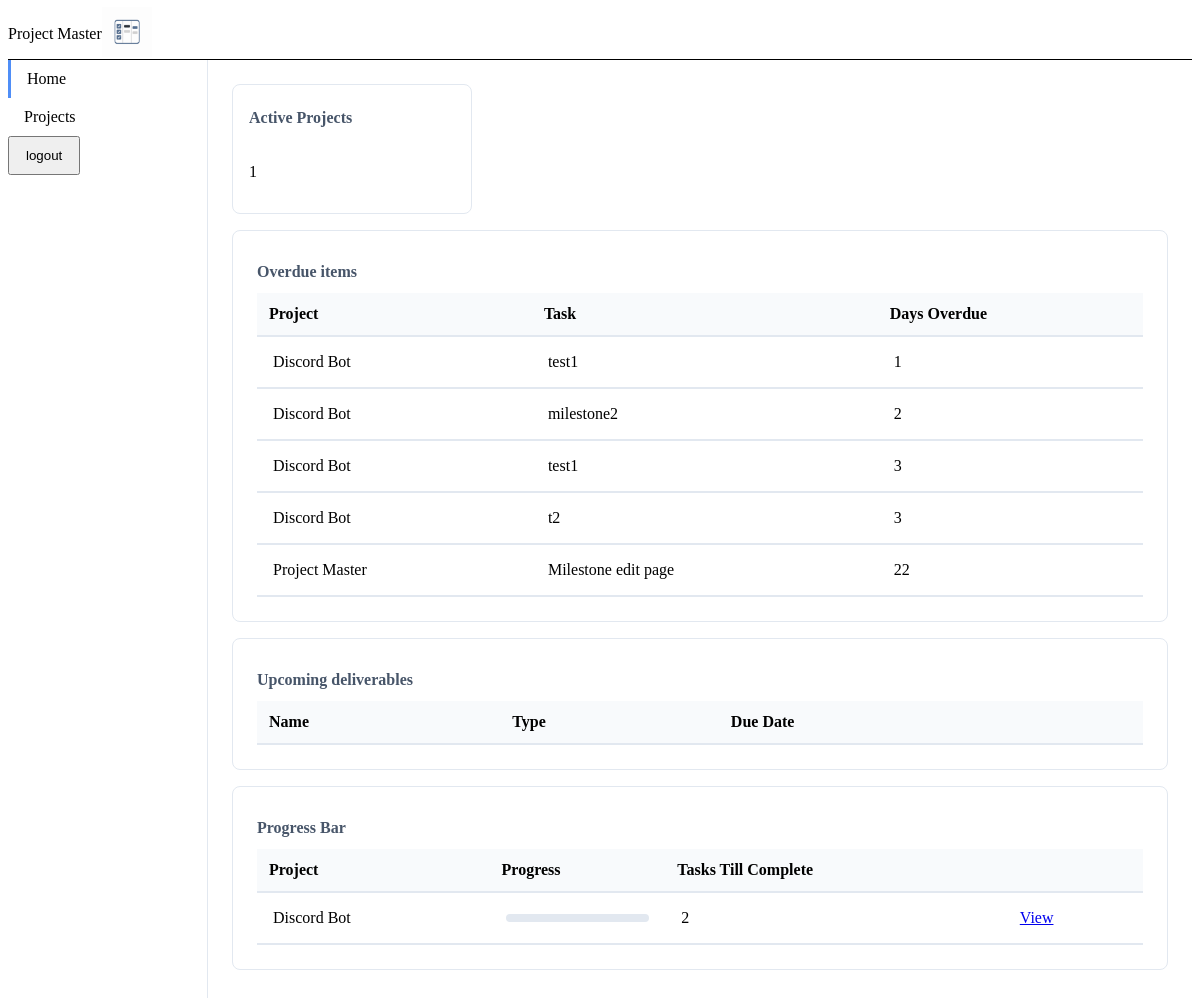
Page /dashboard (signed in) on the earlier database version.
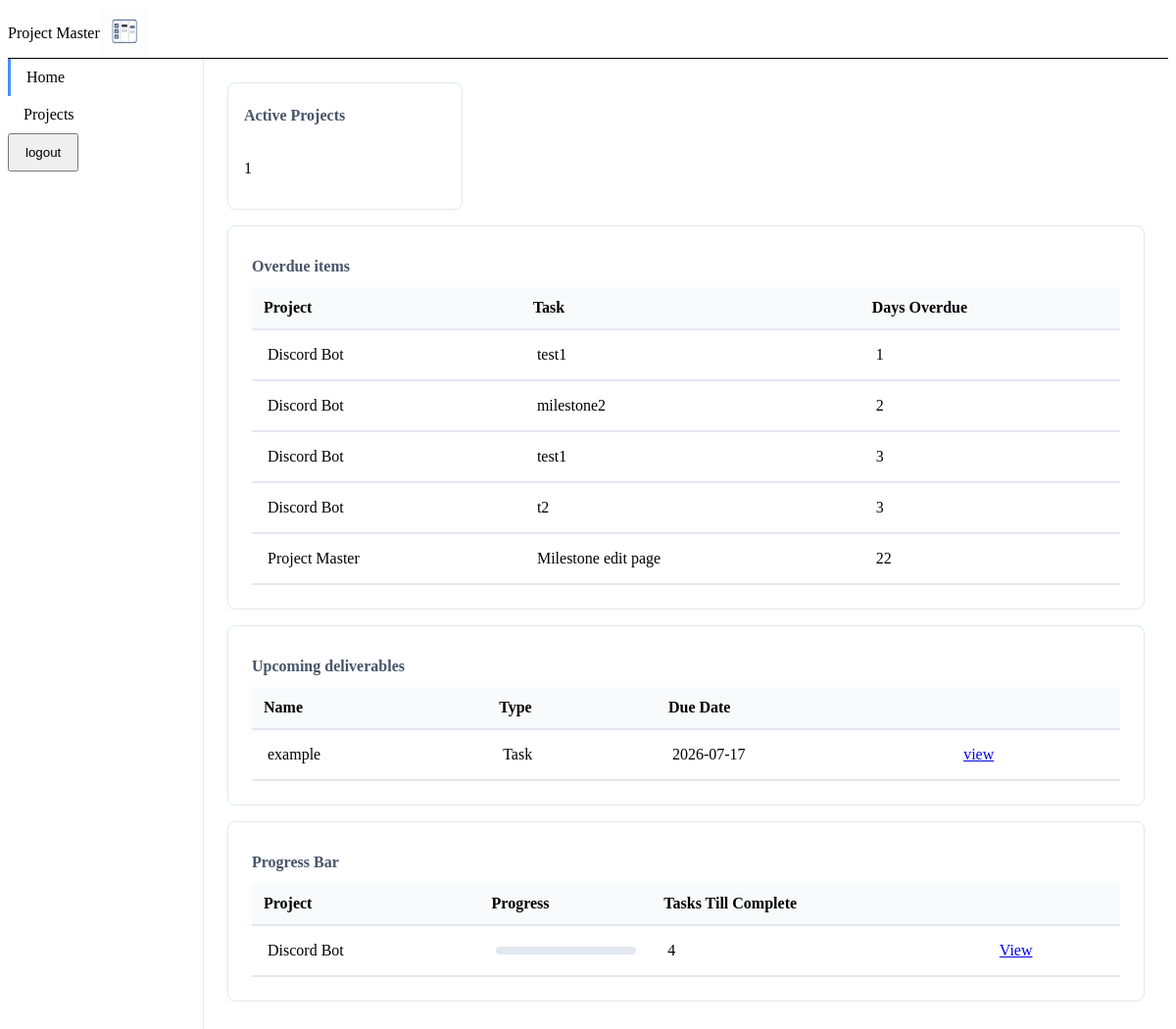
Same page on the later database version.
### models.py (models this page shows)
class Milestone(db.Model):
    milestoneId: Mapped[int] = mapped_column(primary_key=True)
    projectId: Mapped[int] = mapped_column(ForeignKey('project.projectId'), nullable=False)
    milestoneName:Mapped[str] = mapped_column(nullable=False)
    description:Mapped[str] = mapped_column(nullable=True)
    startDate: Mapped[date] = mapped_column(Date, nullable=False)
    endDate: Mapped[date] = mapped_column(Date, nullable=False)
    status: Mapped[str] = mapped_column(nullable=False)
    createdAt:Mapped[datetime] = mapped_column(default=lambda: datetime.now(timezone.utc) ,nullable=False)

class Project(db.Model):
    projectId: Mapped[int] = mapped_column(primary_key=True)
    userId: Mapped[int] = mapped_column(ForeignKey('user.userId'), nullable=False)
    projectName:Mapped[str] = mapped_column(nullable=False)
    description:Mapped[str] = mapped_column(nullable=True)
    startDate: Mapped[Optional[date]] = mapped_column(Date,nullable=True)
    status: Mapped[str] = mapped_column(nullable=False)
    createdAt:Mapped[datetime] = mapped_column(default=lambda: datetime.now(timezone.utc) ,nullable=False)

class Task(db.Model):
    taskId: Mapped[int] = mapped_column(primary_key=True)
    projectId: Mapped[int] = mapped_column(ForeignKey('project.projectId'), nullable=False)
    milestoneId: Mapped[Optional[int]] = mapped_column(ForeignKey('milestone.milestoneId'), nullable=True)
    taskName:Mapped[str] = mapped_column(nullable=False)
    description:Mapped[str] = mapped_column(nullable=True)
    dueDate: Mapped[Optional[date]] = mapped_column(Date, nullable=True)
    status: Mapped[str] = mapped_column(nullable=False)
    createdAt:Mapped[datetime] = mapped_column(default=lambda: datetime.now(timezone.utc),nullable=False)

### app.py (the view)
@app.route('/dashboard', methods=['GET','POST'])
@login_required
def dashboard():
    num_of_active_project = db.session.scalar(select(func.count(Project.projectId)).where(
        Project.userId == current_user.userId,
        Project.status == 'active'
    ))
    today = date.today()
    seven_days_later = today + timedelta(7)
    stmt = (
        select(Milestone)
        .join(Project,Project.projectId == Milestone.projectId)
        .where(
            Milestone.status != 'Completed',
            Project.userId == current_user.userId,
            Project.status != 'completed',
            today <= Milestone.endDate,
            Milestone.endDate <= seven_days_later
        )
    )
    upcoming_milestones = db.session.execute(stmt).scalars().all()
    stmt = (
        select(Task)
        .join(Project, Project.projectId == Task.projectId)
        .where(
            Project.userId == current_user.userId,
            Task.status != 'Completed',
            Task.milestoneId.is_(None),
            today <= Task.dueDate,
            Task.dueDate <= seven_days_later
        )
    )
    upcoming_standalone_tasks = db.session.execute(stmt).scalars().all()
    stmt = (
        select(Task, func.coalesce(Task.dueDate,Milestone.endDate).label('due_date'))
        .join(Milestone, Task.milestoneId == Milestone.milestoneId)
        .join(Project, Project.projectId == Task.projectId)
        .where(
            Task.milestoneId.is_not(None),
            Task.status != 'Completed',
            Project.userId == current_user.userId,
            Project.status != 'completed',
            today <= Milestone.endDate,
            Milestone.status != 'Completed',
            Milestone.endDate <= seven_days_later
        )
    )
    upcoming_milestone_tasks = db.session.execute(stmt).all()
    normalized = []
    for m in upcoming_milestones:
        normalized.append({'type':'Milestone', 'name':m.milestoneName, 'due': m.endDate, 'project_link': url_for('project_detail', projectId=m.projectId)})
    for mt, due_date in upcoming_milestone_tasks:
        normalized.append({'type' : 'Task', 'name': mt.taskName, 'due' : due_date, 'project_link' : url_for('project_detail', projectId=mt.projectId)})
    for t in upcoming_standalone_tasks:
        normalized.append({'type' : 'Task', 'name' : t.taskName, 'due' : t.dueDate, 'project_link' : url_for('project_detail',projectId=t.projectId)})
    sorted_deliverables = sorted(normalized, key=lambda x:(x['due'], 0 if x['type'] == 'Milestone' else 1))
    stmt = (
        select(
            Project.projectId, Project.projectName,
            func.count(Task.taskId).label('total_tasks'), func.count(Task.taskId).filter(Task.status == 'Completed').label('completed_tasks')
        )
        .join(Task, Task.projectId == Project.projectId)
        .where(Project.userId == current_user.userId, Project.status != 'completed')
        .group_by(Project.projectId)
    )
    tasks = db.session.execute(stmt).all()
    normalized = []
    for t in tasks :
        percent = ( t.completed_tasks/t.total_tasks ) * 100 if t.total_tasks > 0 else 0
        normalized.append({
            'name' : t.projectName, 'id' : t.projectId,
            'ttc' :  t.total_tasks - t.completed_tasks,
            'link' : url_for('project_detail', projectId=t.projectId),
            'percent' : round(percent,1)
        })
    percent_and_ttc = sorted(normalized, key=lambda x : (x['percent'],x['ttc']), reverse=True)
    stmt = (
        select(Milestone, Project.projectName.label('projectName'))
        .join(Project,Project.projectId == Milestone.projectId)
        .where(
            Milestone.status != 'Completed',
            today > Milestone.endDate,
            Project.userId == current_user.userId
        )
    )
    overdue_milestones = db.session.execute(stmt).all()
    stmt = (
        select(Task, func.coalesce(Task.dueDate,Milestone.endDate).label('effective_due_date'), Project.projectName.label('projectName'))
        .join(Project, Project.projectId == Task.projectId)
        .join(Milestone, Milestone.milestoneId == Task.milestoneId)
        .where(Task.milestoneId.is_not(None),
               Project.userId == current_user.userId,
               Task.status != 'Completed',
               func.coalesce(Task.dueDate,Milestone.endDate) < today
        )
    )
    overdue_milestone_tasks = db.session.execute(stmt).all()
    stmt = (
        select(Task, Project.projectName.label('projectName'))
        .join(Project, Task.projectId == Project.projectId)
        .where(
            Task.milestoneId.is_(None),
            Task.status != 'Completed',
            Task.dueDate < today,
            Project.userId == current_user.userId
        )
    )
    stand_alone_tasks = db.session.execute(stmt).all()
    normalized = []
    for m, p in overdue_milestones:
        dod = (today - m.endDate).days
        normalized.append({'task': m.milestoneName, 'project' : p, 'dod' : dod })
    for mt, dd, p in overdue_milestone_tasks:
        dod = (today - dd).days
        normalized.append({'task' : mt.taskName, 'project' : p, 'dod' : dod})
    for t, p in stand_alone_tasks:
        dod = (today - t.dueDate).days
        normalized.append({'task' : t.taskName, 'project' : p, 'dod' : dod})
    overdue_items = sorted(normalized,key = lambda x:x['dod'])
    return render_template(
        'dashboard.html', upcoming_deliverables = sorted_deliverables,
        active_projects=num_of_active_project, percent_and_ttc=percent_and_ttc,
        overdue_items = overdue_items
        )

### app.py (called while the page is built)
@login_manager.user_loader
def load_user(user_id):
    return User.query.get(int(user_id))

### templates/dashboard.html (shortened to what this page needs)
{% extends "base.html" %}
{% block styles %} <link rel="stylesheet" href="{{ url_for('static', filename='css/dashboard.css') }}"> {% endblock %}
{% block content %}
<div class="dashboard-container" aria-label="Holds your important milestone metric and tables">
  <section class="dashboard-metrics" aria-label="Your metric data section">
    <article class="metric-card">
      <h2 class="metric-title">Active Projects</h2>
      <p>{{ active_projects }}</p>
    </article>
  </section>
  <section class="dashboard-tables" aria-label="Your table data">
    <article class="table-card">
      <h2 class="metric-title">Overdue items</h2>
      <table class="data-table">
          <thead>
              <tr>
                  <th>Project</th>
                  <th>Task</th>
                  <th>Days Overdue</th>
              </tr>
          </thead>
          <tbody>
              {% for i in overdue_items %}
              <tr>
                  <td>{{ i['project'] }}</td>
                  <td>{{ i['task'] }}</td>
                  <td>{{ i['dod'] }}</td>
              </tr>
              {% endfor %}
          </tbody>
      </table>
    </article>
    <article class="table-card">
      <h2 class="metric-title">Upcoming deliverables</h2>
      <table class="data-table">
        <thead>
          <tr>
            <th>Name</th>
            <th>Type</th>
            <th>Due Date</th>
            <th scope="col"></th>
          </tr>
        </thead>
         <tbody>
          {% for item in upcoming_deliverables %}
          <tr>
            <td>{{ item['name'] }}</td>
            <td>{{ item['type'] }}</td>
            <td>{{ item['due'] }}</td>
            <td><a href="{{ item['project_link'] }}">view</a></td>
         </tr>
          {% endfor %}
         </tbody>
      </table>
    </article>
  <article class="table-card" aria-label="Your active project progress bar">
        <h2 class="metric-title">Progress Bar</h2>
        <table class="data-table">
          <thead>
            <tr>
              <th>Project</th>
              <th>Progress</th>
              <th>Tasks Till Complete</th>
              <th scope="col"></th>
            </tr>
          </thead>
          <tbody>
            {% for item in percent_and_ttc %}
            <tr>
              <td> {{ item['name'] }}</td>
              <td>
                <div class="progress-container">
                </div>
              </td>
              <td>{{ item['ttc'] }}</td>
              <td><a href="{{ item['link']  }}">View</a></td>
            </tr>
            {% endfor %}
          </tbody>
        </table>
      </article>
  </section>
</div>
{% endblock  %}

### templates/base.html (shortened to what this page needs)
<!DOCTYPE html>
<html lang="en">
<head>
    <link rel="stylesheet" href="{{ url_for('static', filename='css/base.css')}}">
    <link rel="stylesheet" href="{{ url_for('static', filename='css/layout.css')}}">
    <link rel="stylesheet" href="{{ url_for('static', filename='css/components.css')}}">
    <link rel="stylesheet" href="https://cdn.jsdelivr.net/npm/@tabler/icons-webfont@latest/tabler-icons.min.css">
    {% block styles %} {% endblock %}
</head>
<body>
    <header class="top-bar">
        <div class="top-bar-left">
            <span class="top-bar-left-text">Project Master</span>
            <span class="top-bar-left-logo">
              <img class="logo" alt="project master logo" src="{{ url_for('static', filename='images/pm-logo.png')}}" height="50" width="50">
            </span>
        </div>
    </header>
    <div class = "app-body">
      <nav class = "side-bar" aria-label="Main navigation">
        <ul class = "nav-links">
          <li class="{{ 'nav-active' if request.endpoint == 'dashboard' else ''}}"><a href = "{{ url_for('dashboard') }}">Home</a></li>
          <li class="{{ 'nav-active' if request.endpoint == 'project_page' else ''}}"><a href = "{{ url_for('project_page') }}">Projects</a></li>
          <li class="{{ 'nav-active' if request.endpoint == 'logout' else ''}}"><form action="{{ url_for('logout') }}" method="POST" class="nav-logout-btn"><button type="submit">logout</button></form></li>
        </ul>
      </nav>
      <main class = "main-content">
        {% block content %} {% endblock %}
      </main>
    </div>
</body>
</html>

### static/css/base.css (style rules this page uses)
* { box-sizing: border-box; }

### static/css/layout.css (style rules this page uses)
.app-body { display:flex; height: calc(100vh - 52px); }
.side-bar { width: 200px; flex-shrink: 0; background-color: var(--surface-1); border-right: 1px solid #e2e8f0; }
.main-content { flex:1; overflow-y: auto; }
.top-bar { display:flex; align-items: center; justify-content: space-between; height: 52px; border-bottom: 1px black solid; background-color: var(--surface-2) }
.top-bar-left, .top-bar-right { display: flex; align-items: center; }
.nav-links { padding: 0; margin: 0; list-style-type:none; }
.nav-links a, .nav-links button { display: block; padding: 10px 16px; color: black; text-decoration: none; }
.nav-active a { border-left: 3px solid #4f8ef7; font-weight: 500; }
.nav-logout-btn { border: none; font : inherit; }

### static/css/components.css (style rules this page uses)
.table-card { background-color: var(--surface-1); border: 1px solid #e2e8f0; border-radius: 8px; padding: 24px; text-align: left; }
.data-table { border-collapse: collapse; width: 100%; text-align: left; }
.data-table th { padding: 12px; }
.data-table td { padding: 16px; }
.data-table tr { border-bottom : 2px solid #e2e8f0; }
thead tr { background-color: #f8fafc; }
.progress-container { height: 8px; background-color: #e2e8f0; border-radius: 4px; }
.metric-card { background-color: var(--surface-1); border: 1px solid #e2e8f0; border-radius: 8px; padding: 16px; display: flex; flex-direction: column; gap:8px }
.metric-title { font-size: 1rem; font-weight: 600; color: #475569; margin-bottom: 12px; margin-top: 8px; }

### static/css/dashboard.css (style rules this page uses)
.dashboard-container { max-width: 1100px; margin-left: 0; padding: 24px; }
.dashboard-metrics { display: grid; grid-template-columns: repeat(auto-fit,minmax(180px,240px)); gap: 1rem; margin-bottom: 1rem }
.dashboard-tables { display: flex; flex-direction: column; gap: 1rem; }

Differences in the rows shown:
added Task: name "example", type "Task", due "2026-07-17"
computed for Project "Discord Bot": ttc "2" → "4"
